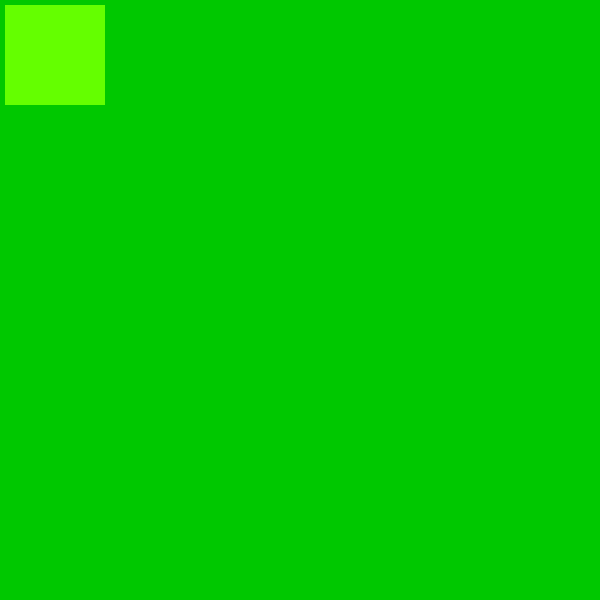
Frame 1 (no input)
Frame 60 (no input): identical to frame 1, image omitted
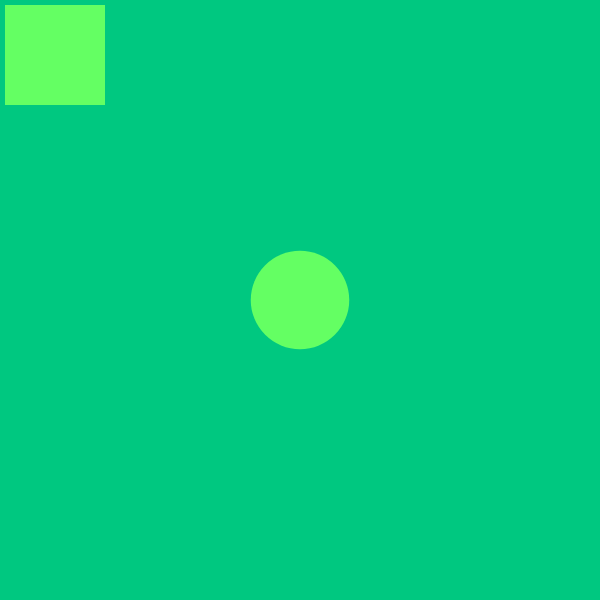
Frame 120 (the mouse pressed at the canvas centre since frame 60)

The p5.js sketch that drew these frames (run headless with seeded random() and noise() and a simulated clock; from frame 60 on, the mouse is pressed at the canvas centre):

// p5.js sketch
// ── sketch.js
function setup() {
  createCanvas(600, 600);
  noStroke();
}

function draw() {
  background(mouseX);
  let bgb = map(mouseX, 0, width, 0, 255);
  background(0, 200, bgb);

  let ell = map(mouseY, 0, width, 0, 197);
  ellipse(width / 2, height / 2, ell, ell);
  fill(0, 100, ell);

  let ret = map(mouseX, 0, width, 0, 197);
  fill(100, 255, ret);
  rect(5, 5, 100, 100);
  //let x1 = map(mouseX, 0, 600, 0, 255);

  //fill(255-mouseX);
}
//rect(x, 100, 10, 10)
//console.log(x)



//  for(let x=0;x<100;x++){
//console.log(x)
//  line(x*10,0,width, x*10);
